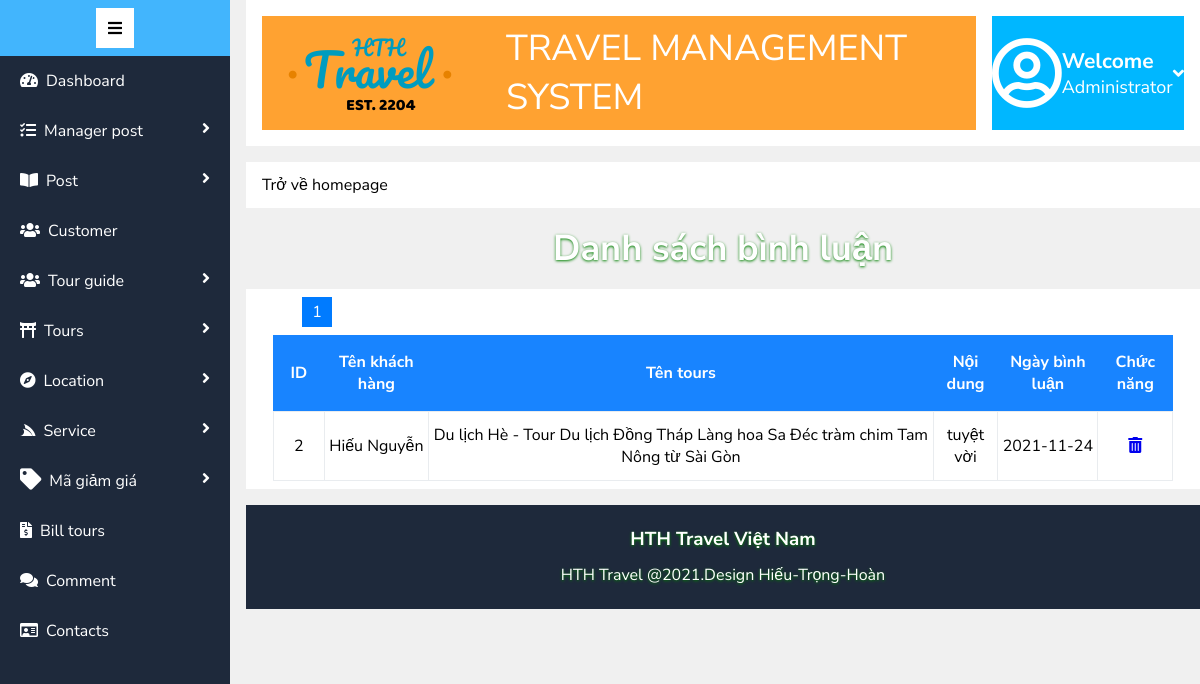
Screenshot of /admin/comment/list_comment.php with the database file from the repository.
### tables this page shows
CREATE TABLE `comment` (
  `id_comment` int(11) NOT NULL COMMENT 'id bình luận',
  `id_customer` int(11) NOT NULL COMMENT 'id khahcs hàng',
  `id_tours` int(11) NOT NULL COMMENT 'id tours',
  `content_comment` varchar(2000) NOT NULL COMMENT 'nội dung bình luận',
  `date_comment` date NOT NULL COMMENT 'ngày bình luận'
);

CREATE TABLE `customer` (
  `id_customer` int(11) NOT NULL COMMENT 'mã người dùng',
  `name_customer` varchar(255) NOT NULL COMMENT 'tên người dùng',
  `cmt_customer` varchar(20) NOT NULL COMMENT 'số cmt người dùng',
  `phone_customer` varchar(12) NOT NULL COMMENT 'sdt người dùng',
  `email_customer` varchar(255) NOT NULL COMMENT 'email người dùng',
  `password` varchar(50) NOT NULL COMMENT 'mật khẩu người dùng',
  `classify_customer` tinyint(1) NOT NULL DEFAULT 0 COMMENT 'phân quyền người dùng'
);

CREATE TABLE `tours` (
  `id_tours` int(11) NOT NULL COMMENT 'mã tours du lịch',
  `name_tours` varchar(255) NOT NULL COMMENT 'tên tours du lịch',
  `short_description_tours` varchar(500) NOT NULL,
  `description_tours` varchar(2000) NOT NULL COMMENT 'mô tả',
  `price_tours` int(11) NOT NULL COMMENT 'giá tours du lịch',
  `sale_tours` int(11) DEFAULT NULL COMMENT 'giảm giá tours',
  `id_location` int(11) NOT NULL COMMENT 'mã địa danh',
  `image` varchar(500) NOT NULL
);

### admin/comment/list_comment.php (the view, shortened to what this page needs)
<!DOCTYPE html>
<html lang="en">
<head>
    <link rel="stylesheet" href="/duan1/asset/fonts/fontawesome-free-5.15.3-web/css/all.min.css">
    <link rel="stylesheet" href="/duan1/asset/css/css_admin/main.css">
</head>
<body>
    <div class="container">
        <div class="row">
            <div class="left">
                <?php require_once './../sidebar.php'; ?>
            </div>
            <div class="right">
                <?php require_once './../header.php'; ?>
                <div class="right-heading">
                    <h2>Danh sách bình luận</h2>
                </div>
                <div class="right_body">
                    <table class="table">
                        <thead class="thead">
                            <tr>
                                <th>ID</th>
                                <th>Tên khách hàng</th>
                                <th>Tên tours</th>
                                <th>Nội dung</th>
                                <th>Ngày bình luận</th>
                                <th>Chức năng</th>
                            </tr>
                        </thead>
                        <tbody class="tbody">
                        <?php
                            require_once './../connect_list.php';
                            $results_per_page = 5;
                            $query = "select *from comment";
                            $result = mysqli_query($conn, $query);
                            $number_of_result = mysqli_num_rows($result);
                            $number_of_page = ceil($number_of_result / $results_per_page);
                            if (!isset($_GET['page'])) {
                                $page = 1;
                            } else {
                                $page = $_GET['page'];
                            }
                            $page_first_result = ($page - 1) * $results_per_page;
                            $query = "SELECT * FROM comment inner join customer on comment.id_customer = customer.id_customer inner join tours on comment.id_tours = tours.id_tours  LIMIT " . $page_first_result . ',' . $results_per_page;
                            $result = mysqli_query($conn, $query);
                            while ($row = mysqli_fetch_array($result)) { ?>
                                <tr>
                                    <td><?= $row['id_comment'] ?></td>
                                    <td><?= $row['name_customer'] ?></td>
                                    <td><?= $row['name_tours'] ?></td>
                                    <td><?= $row['content_comment'] ?></td>
                                    <td><?= $row['date_comment'] ?></td>
                                    <td><a href="./delete.php?id_comment=<?= $row['id_comment'] ?>"><i class="fas fa-trash-alt"></i></a></td>
                                </tr>
                            <?php } ?>
                            <div style="width: 100%; padding: 0px 40px;">
                                <?php for ($page = 1; $page <= $number_of_page; $page++) {
                                    echo '<a style="text-decoration: none;
                                    width: 30px;
                                    text-align: center;
                                    line-height: 30px;
                                    display: inline-block;
                                    margin: 0px 8px;
                                    background-color: #007bff;
                                    color: white;" href = "list_bill_tour.php?page=' . $page . '">' . $page . ' </a>';
                                }
                                ?>
                            </div>
                        </tbody>
                    </table>
                </div>
                <?php require_once './../footer.php'; ?>
            </div>
        </div>
    </div>
</body>
</html>

### asset/css/css_admin/main.css (style rules this page uses)
* { margin: 0; padding: 0; }
.container { width: 100%; height: auto; margin: 0; padding: 0; background-color: rgb(240, 240, 240); }
.row { width: 100%; position: relative; display: flex; column-gap: 16px; }
.left { width: 230px; position: fixed; z-index: 10; top: 0; left: 0; bottom: 0; background-color: #1e293b; }
.right { width: calc(100% - 230px - 16px); min-height: 760px; display: flex; flex-direction: column; row-gap: 16px; position: relative; margin-left: 246px; }
.right-heading { color: white; text-align: center; font-size: 24px; text-shadow: 0px 1px 3px green; }
.right_body { width: 100%; padding: 8px; background-color: white; display: flex; flex-wrap: wrap; column-gap: 16px; box-sizing: border-box; }
.table { width: 96%; margin: 0 auto; margin-top: 8px; }
.thead { background-color: grey; }
th { padding: 16px 0px; background-color: rgb(24, 132, 255); color: white; }
.tbody { background-color: antiquewhite; text-align: center; }
td { padding: 12px 0px; min-width: 50px; }
td { border: 1px solid #e9ecef; }
table { border-collapse: collapse; width: 100%; }
table tr:nth-child(odd) { background-color: #fff; }

### admin/sidebar.php (style rules this page uses)
body { font-family: 'Nunito Sans', sans-serif; }

### admin/header.php (style rules this page uses)
body { font-family: 'Nunito Sans', sans-serif; }

### rows the page displays
comment: id_comment "2", id_customer.name_customer "Hiếu Nguyễn", id_tours.name_tours "Du lịch Hè - Tour Du lịch Đồng Tháp Làng hoa Sa Đéc tràm chim Tam Nông từ Sài Gòn", content_comment "tuyệt vời", date_comment "2021-11-24"
